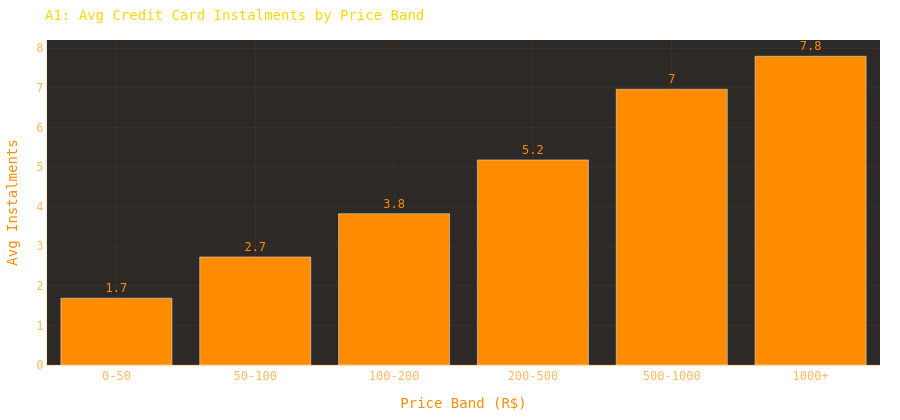

Source (notebook cell):
### Markdown cell above
---
## 1. Customer Behaviour

### A1: Higher-priced items drive more instalment usage
**Hypothesis:** Customers buying expensive products (500+ R$) use more instalments than those buying cheap ones (<50 R$).  
**Test:** Average instalments by price band — expect monotonic upward trend.

### Code cell
# A1: Average instalments by price band (credit card only — other types are always 1)
a1 = (
    mart_df[mart_df["payment_type"] == "credit_card"]
    .groupby("price_band")
    .agg(
        avg_instalments=("payment_installments", "mean"),
        median_instalments=("payment_installments", "median"),
        count=("payment_installments", "count"),
    )
    .reindex(BAND_ORDER)
    .reset_index()
)
print(a1.to_string(index=False))

fig = px.bar(
    a1, x="price_band", y="avg_instalments",
    text=a1["avg_instalments"].round(1),
    title="A1: Avg Credit Card Instalments by Price Band",
    labels={"price_band": "Price Band (R$)", "avg_instalments": "Avg Instalments"},
    color_discrete_sequence=[COLORS["orange"]],
    category_orders={"price_band": BAND_ORDER},
)
fig.update_traces(textposition="outside")
fig.update_layout(**layout(height=420))
fig.show()

### Figure 1 — Plotly figure (JSON) as saved in the notebook; plotly's stock layout.template omitted (floating-point values rounded to 4 significant figures)
{"data": [{"hovertemplate": "Price Band (R$)=%{x}<br>Avg Instalments=%{y}<br>text=%{text}<extra></extra>", "legendgroup": "", "marker": {"color": "#FF8C00", "pattern": {"shape": ""}}, "name": "", "orientation": "v", "showlegend": false, "text": [1.7, 2.7, 3.8, 5.2, 7.0, 7.8], "textposition": "outside", "type": "bar", "x": ["0-50", "50-100", "100-200", "200-500", "500-1000", "1000+"], "xaxis": "x", "y": [1.688, 2.729, 3.821, 5.18, 6.965, 7.798], "yaxis": "y"}], "layout": {"barmode": "relative", "colorway": ["#FF8C00", "#FFD700", "#00C851", "#FF4444", "#00BFFF", "#BF00FF", "#FF69B4"], "font": {"color": "#FF8C00", "family": "Space Mono, monospace", "size": 12}, "height": 420, "legend": {"bgcolor": "rgba(0,0,0,0)", "font": {"color": "rgba(255,140,0,0.7)"}, "tracegroupgap": 0}, "margin": {"b": 40, "l": 40, "r": 20, "t": 40}, "paper_bgcolor": "rgba(0,0,0,0)", "plot_bgcolor": "rgba(8,4,0,0.85)", "title": {"font": {"color": "#FFD700", "size": 14}, "text": "A1: Avg Credit Card Instalments by Price Band"}, "xaxis": {"anchor": "y", "categoryarray": ["0-50", "50-100", "100-200", "200-500", "500-1000", "1000+"], "categoryorder": "array", "domain": [0, 1], "gridcolor": "rgba(255,140,0,0.08)", "linecolor": "rgba(255,140,0,0.2)", "tickfont": {"color": "rgba(255,140,0,0.6)"}, "title": {"text": "Price Band (R$)"}, "zerolinecolor": "rgba(255,140,0,0.15)"}, "yaxis": {"anchor": "x", "domain": [0, 1], "gridcolor": "rgba(255,140,0,0.08)", "linecolor": "rgba(255,140,0,0.2)", "tickfont": {"color": "rgba(255,140,0,0.6)"}, "title": {"text": "Avg Instalments"}, "zerolinecolor": "rgba(255,140,0,0.15)"}}}
